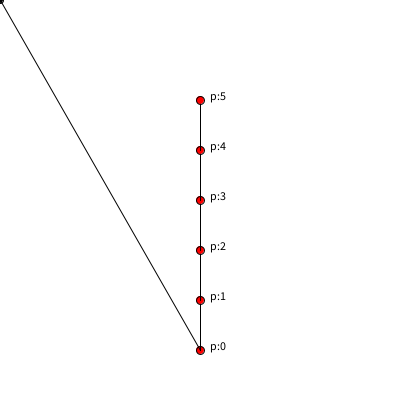
Frame 1 (no input)
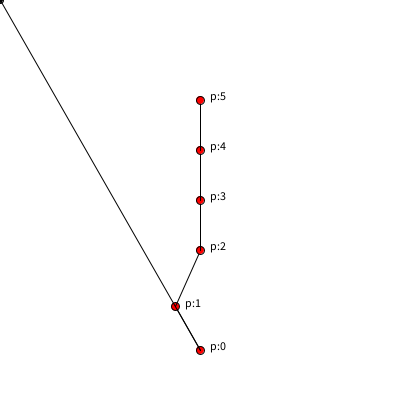
Frame 60 (the mouse pressed at the canvas centre just before this capture)
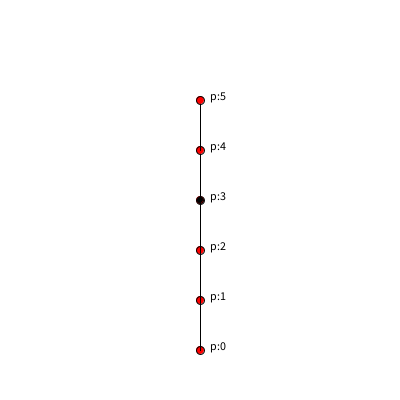
Frame 120 (the mouse held since frame 60 and released just before this capture)

The Processing sketch that drew these frames (run headless with seeded random() and noise(); from frame 60 on, the mouse is pressed at the canvas centre):

// Processing sketch: week14_6
// ── week14_6.pde
//week14-6
void setup(){
  size(400,400);
  for(int i=0;i<6;i++){
    p[i] = new PVector(200,350-50*i);
  }
}
PVector [] p = new PVector[6];
void draw(){
  background(255);
  for(int i=0;i<6;i++){
    if(i>0) line(p[i-1].x,p[i-1].y,p[i].x,p[i].y);
    fill(255,0,0);
    ellipse(p[i].x,p[i].y,8,8);
    fill(0);
    text("p:"+i,p[i].x+10,p[i].y);
  }
  PVector now = new PVector(mouseX,mouseY);
  PVector v = PVector.sub(now,p[0]).normalize().mult(50);
  p[1].x = p[0].x + v.x;
  p[1].y = p[0].y + v.y;
  ellipse(mouseX,mouseY,6,6);
  line(p[0].x,p[0].y,mouseX,mouseY);
}
